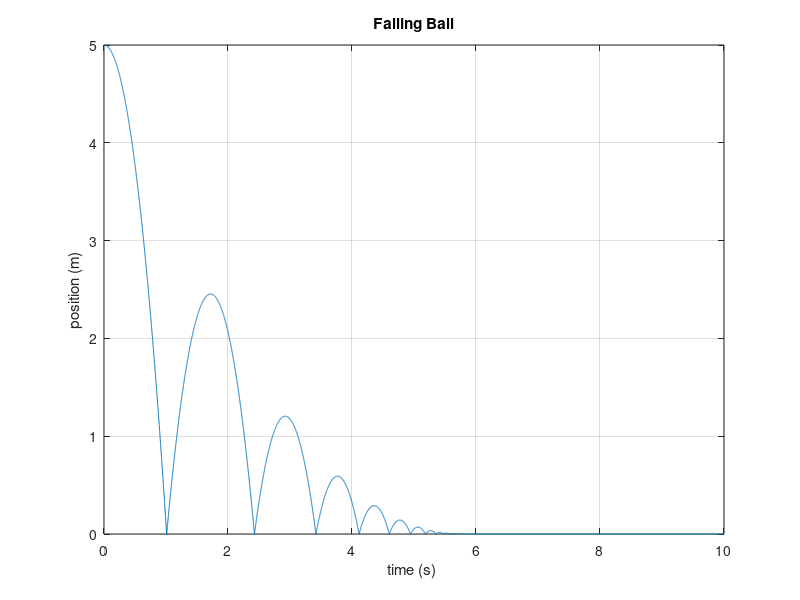

Write the MATLAB code that produced this figure.
% Kai Brooks
% 2019-04-03
% Model a ball falling from distance h and bouncing, position vs time

clc
close all
clear all

% falling ball demo script -- falling_ball_CR.m
% computes solution of falling object under force of gravity with a bounce
% h(t) = h(0) + v0 * t - 1/2 g t^2  

close all;clear;
%  t spans times from 0 to 10 seconds 
% what are the appropriate time steps?  Max speed is 1/2 g t^2 = 5-->
% t=sqrt (10 / g) and speed at that time is g*t= 10 m/s; desired accuracy
% 1cm --> delta t =  0.01 m /(g*t)= 0.001 sec
t = 0 : 0.001 : 10;
g = 9.8;
h0 = 5; % initial height (m)
v0 = 0; % initial speed (m/s)
t0 = 0;
for n = 1 : length( t )
    h( n ) = h0 + v0 * (t(n) - t0)- .5 *g * ( t(n) - t0 )^2;
    if h(n) <0
        h0 = 0;  % New height
        v0 = -0.7* (v0 - g* (t(n) - t0) );  % New speed, assume the bounce is at 70% of initial speed
        t0 = t(n) ; % new time t0
    end
end

plot( t , h );
xlabel( 'time (s) ' );
ylim( [ 0 5]);
ylabel( 'position (m)' );
title( 'Falling Ball' );
grid on